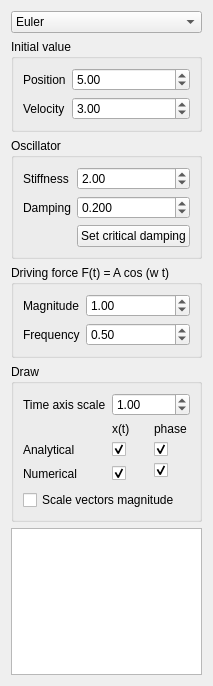
<?xml version="1.0" encoding="UTF-8"?>
<ui version="4.0">
 <class>WidgetTestIntegrators</class>
 <widget class="QWidget" name="WidgetTestIntegrators">
  <property name="geometry">
   <rect>
    <x>0</x>
    <y>0</y>
    <width>206</width>
    <height>686</height>
   </rect>
  </property>
  <property name="maximumSize">
   <size>
    <width>260</width>
    <height>16777215</height>
   </size>
  </property>
  <property name="windowTitle">
   <string>Form</string>
  </property>
  <layout class="QVBoxLayout" name="verticalLayout">
   <item>
    <widget class="QComboBox" name="integrator">
     <item>
      <property name="text">
       <string>Euler</string>
      </property>
     </item>
     <item>
      <property name="text">
       <string>Symplectic Euler</string>
      </property>
     </item>
     <item>
      <property name="text">
       <string>Midpoint</string>
      </property>
     </item>
     <item>
      <property name="text">
       <string>RK2 (Heun)</string>
      </property>
     </item>
     <item>
      <property name="text">
       <string>RK4</string>
      </property>
     </item>
     <item>
      <property name="text">
       <string>Verlet</string>
      </property>
     </item>
    </widget>
   </item>
   <item>
    <widget class="QGroupBox" name="groupBox_2">
     <property name="title">
      <string>Initial value</string>
     </property>
     <layout class="QFormLayout" name="formLayout_2">
      <item row="0" column="0">
       <widget class="QLabel" name="label_6">
        <property name="text">
         <string>Position</string>
        </property>
       </widget>
      </item>
      <item row="0" column="1">
       <widget class="QDoubleSpinBox" name="initialPos">
        <property name="minimum">
         <double>-10.000000000000000</double>
        </property>
        <property name="maximum">
         <double>10.000000000000000</double>
        </property>
        <property name="value">
         <double>5.000000000000000</double>
        </property>
       </widget>
      </item>
      <item row="1" column="0">
       <widget class="QLabel" name="label_5">
        <property name="text">
         <string>Velocity</string>
        </property>
       </widget>
      </item>
      <item row="1" column="1">
       <widget class="QDoubleSpinBox" name="initialVel">
        <property name="minimum">
         <double>-10.000000000000000</double>
        </property>
        <property name="maximum">
         <double>10.000000000000000</double>
        </property>
        <property name="value">
         <double>3.000000000000000</double>
        </property>
       </widget>
      </item>
     </layout>
    </widget>
   </item>
   <item>
    <widget class="QGroupBox" name="groupBox">
     <property name="title">
      <string>Oscillator</string>
     </property>
     <layout class="QFormLayout" name="formLayout">
      <item row="0" column="0">
       <widget class="QLabel" name="label">
        <property name="text">
         <string>Stiffness</string>
        </property>
       </widget>
      </item>
      <item row="0" column="1">
       <widget class="QDoubleSpinBox" name="stiffness">
        <property name="maximum">
         <double>1000.000000000000000</double>
        </property>
        <property name="value">
         <double>2.000000000000000</double>
        </property>
       </widget>
      </item>
      <item row="1" column="0">
       <widget class="QLabel" name="label_2">
        <property name="text">
         <string>Damping</string>
        </property>
       </widget>
      </item>
      <item row="1" column="1">
       <widget class="QDoubleSpinBox" name="damping">
        <property name="decimals">
         <number>3</number>
        </property>
        <property name="maximum">
         <double>1000.000000000000000</double>
        </property>
        <property name="singleStep">
         <double>0.100000000000000</double>
        </property>
        <property name="value">
         <double>0.200000000000000</double>
        </property>
       </widget>
      </item>
      <item row="2" column="1">
       <widget class="QPushButton" name="btnCriticalDamp">
        <property name="text">
         <string>Set critical damping</string>
        </property>
       </widget>
      </item>
     </layout>
    </widget>
   </item>
   <item>
    <widget class="QGroupBox" name="groupBox_3">
     <property name="title">
      <string>Driving force F(t) = A cos (w t)</string>
     </property>
     <layout class="QFormLayout" name="formLayout_3">
      <item row="0" column="0">
       <widget class="QLabel" name="label_3">
        <property name="text">
         <string>Magnitude</string>
        </property>
       </widget>
      </item>
      <item row="0" column="1">
       <widget class="QDoubleSpinBox" name="forceMagnitude">
        <property name="maximum">
         <double>1000.000000000000000</double>
        </property>
        <property name="value">
         <double>1.000000000000000</double>
        </property>
       </widget>
      </item>
      <item row="1" column="0">
       <widget class="QLabel" name="label_4">
        <property name="text">
         <string>Frequency</string>
        </property>
       </widget>
      </item>
      <item row="1" column="1">
       <widget class="QDoubleSpinBox" name="forceFrequency">
        <property name="maximum">
         <double>1000.000000000000000</double>
        </property>
        <property name="value">
         <double>0.500000000000000</double>
        </property>
       </widget>
      </item>
     </layout>
    </widget>
   </item>
   <item>
    <widget class="QGroupBox" name="groupBox_4">
     <property name="title">
      <string>Draw</string>
     </property>
     <layout class="QGridLayout" name="gridLayout_2">
      <item row="2" column="2">
       <widget class="QCheckBox" name="drawPhaseAnalytic">
        <property name="text">
         <string/>
        </property>
        <property name="checked">
         <bool>true</bool>
        </property>
       </widget>
      </item>
      <item row="3" column="2">
       <widget class="QCheckBox" name="drawPhaseNumerical">
        <property name="text">
         <string/>
        </property>
        <property name="checked">
         <bool>true</bool>
        </property>
       </widget>
      </item>
      <item row="3" column="1" rowspan="2">
       <widget class="QCheckBox" name="drawOscillationNumerical">
        <property name="text">
         <string/>
        </property>
        <property name="checked">
         <bool>true</bool>
        </property>
       </widget>
      </item>
      <item row="2" column="0">
       <widget class="QLabel" name="label_11">
        <property name="text">
         <string>Analytical</string>
        </property>
       </widget>
      </item>
      <item row="1" column="1">
       <widget class="QLabel" name="label_8">
        <property name="text">
         <string>x(t)</string>
        </property>
       </widget>
      </item>
      <item row="3" column="0" rowspan="2">
       <widget class="QLabel" name="label_10">
        <property name="text">
         <string>Numerical</string>
        </property>
       </widget>
      </item>
      <item row="2" column="1">
       <widget class="QCheckBox" name="drawOscillationAnalytic">
        <property name="text">
         <string/>
        </property>
        <property name="checked">
         <bool>true</bool>
        </property>
       </widget>
      </item>
      <item row="1" column="2">
       <widget class="QLabel" name="label_9">
        <property name="text">
         <string>phase</string>
        </property>
       </widget>
      </item>
      <item row="0" column="0">
       <widget class="QLabel" name="label_7">
        <property name="text">
         <string>Time axis scale</string>
        </property>
       </widget>
      </item>
      <item row="0" column="1" colspan="2">
       <widget class="QDoubleSpinBox" name="timeScale">
        <property name="decimals">
         <number>2</number>
        </property>
        <property name="maximum">
         <double>100.000000000000000</double>
        </property>
        <property name="singleStep">
         <double>0.100000000000000</double>
        </property>
        <property name="value">
         <double>1.000000000000000</double>
        </property>
       </widget>
      </item>
      <item row="5" column="0" colspan="3">
       <widget class="QCheckBox" name="drawScaleVectors">
        <property name="text">
         <string>Scale vectors magnitude</string>
        </property>
       </widget>
      </item>
     </layout>
    </widget>
   </item>
   <item>
    <widget class="QTextEdit" name="textSimVals">
     <property name="sizePolicy">
      <sizepolicy hsizetype="Expanding" vsizetype="Preferred">
       <horstretch>0</horstretch>
       <verstretch>0</verstretch>
      </sizepolicy>
     </property>
     <property name="font">
      <font>
       <pointsize>8</pointsize>
      </font>
     </property>
     <property name="readOnly">
      <bool>true</bool>
     </property>
    </widget>
   </item>
   <item>
    <spacer name="verticalSpacer">
     <property name="orientation">
      <enum>Qt::Orientation::Vertical</enum>
     </property>
     <property name="sizeHint" stdset="0">
      <size>
       <width>20</width>
       <height>40</height>
      </size>
     </property>
    </spacer>
   </item>
  </layout>
 </widget>
 <resources/>
 <connections/>
</ui>
